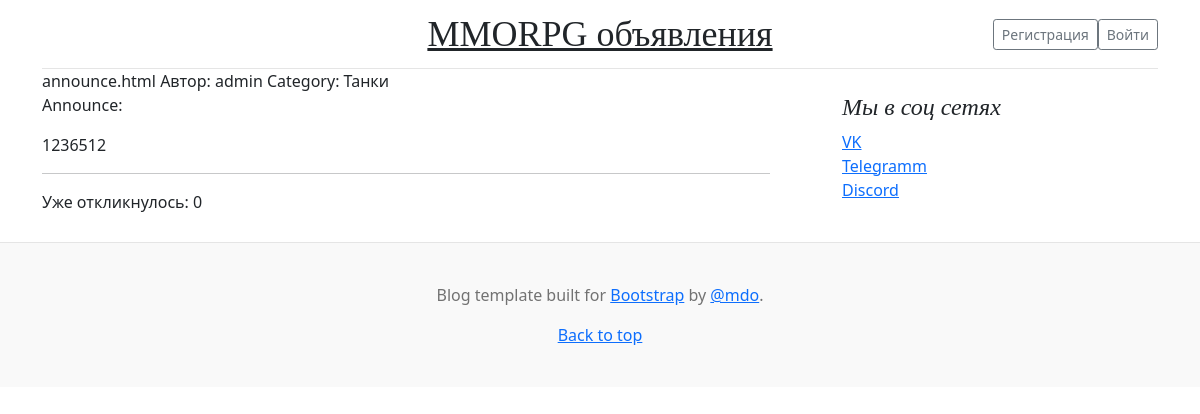
/board/18/, run on the app's committed database.
### Announcement/models.py (models this page shows, shortened)
class Announcement(models.Model):
    CATEGORY = (
        ('Tank', 'Танки'),
        ('Healer', 'Хилы'),
        ('DD', 'ДД'),
        ('Vendor', 'Торговцы'),
        ('GuildMaster', 'Гильдмастеры'),
        ('QuestGiver', 'Квестгиверы'),
        ('Smith', 'Кузнецы'),
        ('Skinner', 'Кожевники'),
        ('Alchemist', 'Зельевары'),
        ('SpellMaster', 'Мастера заклинаний'),
    )
    author = models.ForeignKey(User, related_name='author', on_delete=models.CASCADE)
    category = models.CharField(max_length=16, choices=CATEGORY)
    title = models.CharField(max_length=64)
    text = RichTextUploadingField(null=True, config_name='default')
    published_date = models.DateTimeField(auto_now_add=True, name='date')
    sent_mail = models.BooleanField(default=False)
    opportunity_to_response = models.BooleanField(default=True)

### Announcement/views.py (the view)
# urls.py: path('board/<int:pk>/', DetailAnnouncement.as_view(), name='announce'),
class DetailAnnouncement(DetailView):
    model = Announcement
    template_name = 'detail_announce.html'
    context_object_name = 'announce'
    def get_context_data(self, **kwargs):
        context = super().get_context_data(**kwargs)
        context['sent_response'] = ResponseToAnnounce.objects.all().filter(response_announcement__pk=self.kwargs['pk'],
                                                                           user__id=self.request.user.id).exclude(
            accepted=2)
        context['all_responses'] = ResponseToAnnounce.objects.all().filter(response_announcement__pk=self.kwargs['pk'])
        return context

### Announcement/templatetags/custom_filters.py (called while the page is built)
@register.filter()
def slice_qs(qs, obj):
    return len(qs.filter(response_announcement=obj))

### Announcement/templates/detail_announce.html (shortened to what this page needs)
{% extends 'flatpages/default.html' %}
{% load custom_filters %}
{% block content %}
announce.html
{% autoescape off %}
Автор: {{ announce.author.username }}
Category: {{ announce.get_category_display }}
<p>Announce: {{ announce.text }}
<hr>
{% if announce.opportunity_to_response %}
    Уже откликнулось: {{ all_responses|slice_qs:announce }}<br>
{% endif %}
{% endautoescape %}
{% endblock content %}

### data on the page
Announcement: author.username "admin", category "Танки", text "1236512", id "0"
